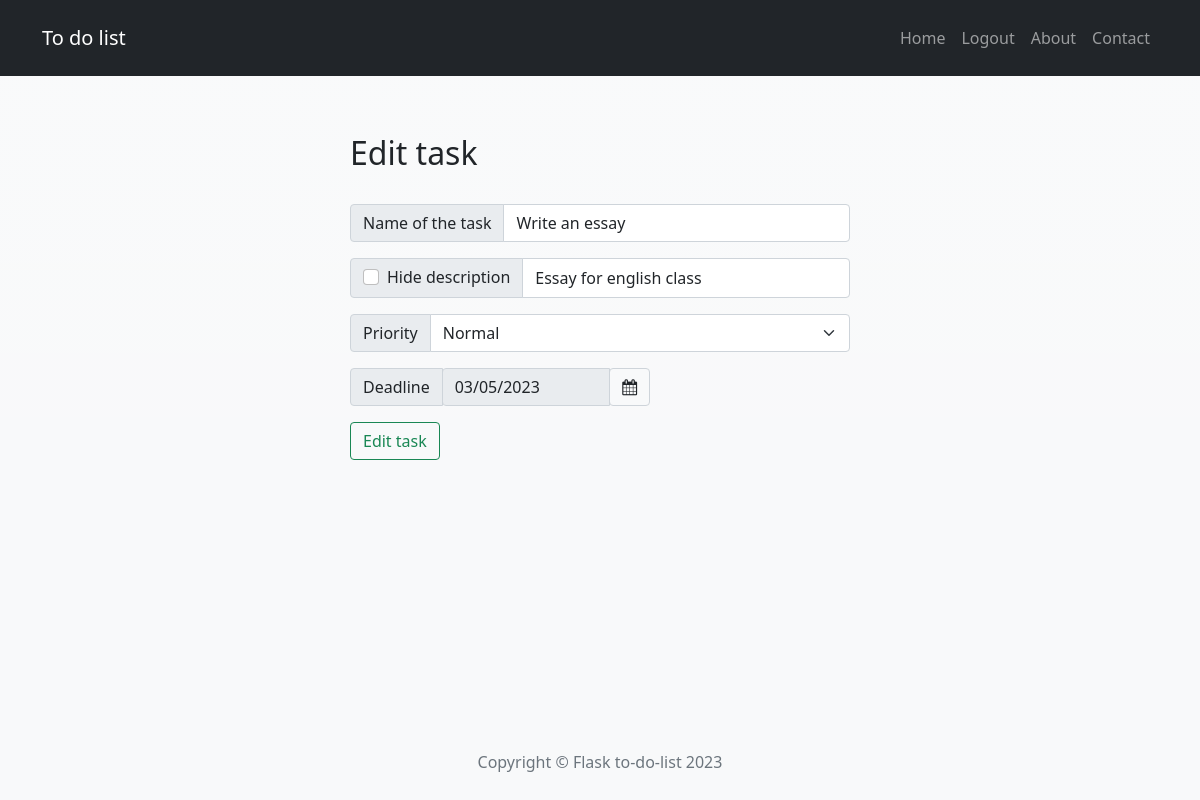
Screenshot of /edit-task/1 (signed in) with the database file from the repository.
### main.py (models this page shows)
class Task(db.Model, Base):
    __tablename__ = 'Tasks'
    id = db.Column(db.Integer, primary_key=True)
    text = db.Column(db.String(50), nullable=False)
    description = db.Column(db.String(250), nullable=False)
    priority = db.Column(db.String(10), nullable=False)
    status = db.Column(db.String(20), nullable=False)
    deadline = db.Column(db.Integer, nullable=False)
    finished = db.Column(db.Boolean, nullable=False)
    start_date = db.Column(db.String(50), nullable=False)
    finish_date = db.Column(db.String(50), nullable=False)
    ontime = db.Column(db.Boolean, nullable=False)
    percentage = db.Column(db.Integer, nullable=False)
    author_id = db.Column(db.Integer, db.ForeignKey('Users.id'))
    author = relationship('User', backref='task')

### main.py (the view, shortened to what this page needs)
@app.route("/edit-task/<int:task_id>", methods=['GET', 'POST'])
@login_required
def edit_task(task_id):
    task = Task.query.get(task_id)
    return render_template("edit-task.html", task=task)

### main.py (called while the page is built)
@login_manager.user_loader
def load_user(user_id):
    return User.query.get(int(user_id))

### templates/edit-task.html (shortened to what this page needs)
{% include 'header.html' %}
<div class="task-container">
  <div class="task-addition">
            <h2>Edit task</h2>
            <br>
            <form action="" method="post">
                <div class="input-group mb-3">
                    <span class="input-group-text" id="basic-addon1">Name of the task</span>
                    <input type="text" name="title" class="form-control" value="{{ task.text }}" aria-label="Username" aria-describedby="basic-addon1">
                </div>
                <div class="input-group mb-3">
                    <span class="input-group-text">
                        <div class="form-check">
                            <input class="form-check-input" type="checkbox" value="" id="flexCheckChecked" onchange="changeState()">
                            <label class="form-check-label" for="flexCheckChecked" id="description-item">
                                Hide description
                            </label>
                        </div>
                    </span>
                    <input type="text" name="description" class="form-control" id="description-text" value="{{ task.description }}"  aria-label="Username" aria-describedby="basic-addon1">
                </div>
                <div class="input-group mb-3">
                    <span class="input-group-text">Priority</span>
                    <select class="form-select" name="priority" aria-label="">
                      <option selected>{{ task.priority }}</option>
                    </select>
                </div>
                <div class="input-group mb-3">
                    <span class="input-group-text">Deadline</span>
                    <div class="col-5">
                      <div class="input-group date" id="datepicker">
                        <input type="text" name="deadline" value="{{ task.deadline }}" class="form-control" id="date" disabled readonly>
                        <span class="input-group-append">
                          <span class="input-group-text bg-light d-block">
                            <i class="fa fa-calendar"></i>
                          </span>
                        </span>
                      </div>
                    </div>
                </div>
                <input class="btn btn-outline-success" type="submit" value="Edit task">
            </form>
  </div>
</div>
{% include "footer.html" %}

### static/css/styles.css (style rules this page uses)
.input-group-append { cursor: pointer; }
.task-addition { margin-top: 10px; margin-bottom: 40px; }
.task-container { margin: auto; margin-top: 100px; width: 50%; padding:50px; padding-top: 2%; }

### rows the page displays
Task: title "Write an essay", description "Essay for english class", priority "Normal", deadline "03/05/2023"
